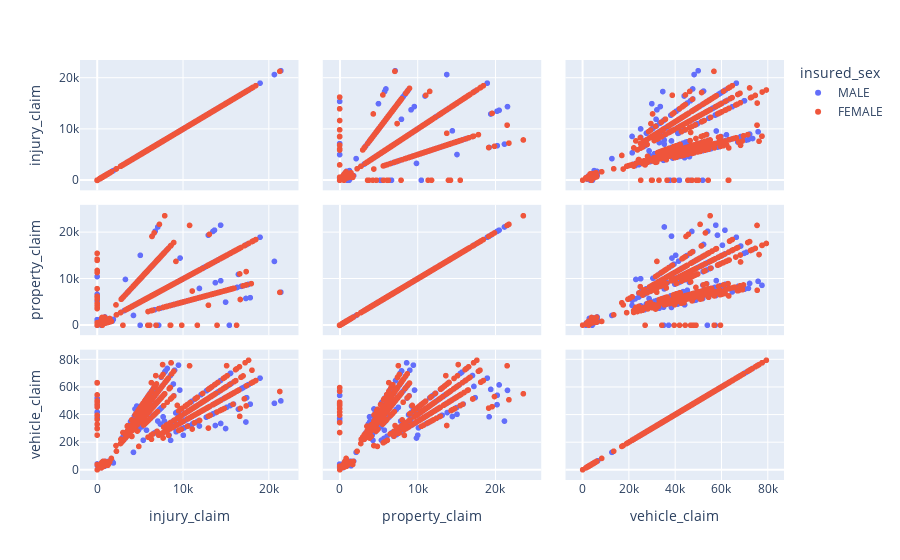

The cell this chart's notebook holds for it:
### Code cell
fig = px.scatter_matrix(df, dimensions=["injury_claim", "property_claim", "vehicle_claim"], color = "insured_sex")
fig.show()

### Figure 1 — Plotly figure (JSON) as saved in the notebook; plotly's stock layout.template omitted (floating-point values rounded to 4 significant figures; data arrays with more than 128 entries replaced by an {"elided": "..."} marker saying what was removed)
{"data": [{"dimensions": [{"axis": {"matches": true}, "label": "injury_claim", "values": {"elided": "463 int values"}}, {"axis": {"matches": true}, "label": "property_claim", "values": {"elided": "463 int values"}}, {"axis": {"matches": true}, "label": "vehicle_claim", "values": {"elided": "463 int values"}}], "hovertemplate": "insured_sex=MALE<br>%{xaxis.title.text}=%{x}<br>%{yaxis.title.text}=%{y}<extra></extra>", "legendgroup": "MALE", "marker": {"color": "#636efa", "symbol": "circle"}, "name": "MALE", "showlegend": true, "type": "splom"}, {"dimensions": [{"axis": {"matches": true}, "label": "injury_claim", "values": {"elided": "537 int values"}}, {"axis": {"matches": true}, "label": "property_claim", "values": {"elided": "537 int values"}}, {"axis": {"matches": true}, "label": "vehicle_claim", "values": {"elided": "537 int values"}}], "hovertemplate": "insured_sex=FEMALE<br>%{xaxis.title.text}=%{x}<br>%{yaxis.title.text}=%{y}<extra></extra>", "legendgroup": "FEMALE", "marker": {"color": "#EF553B", "symbol": "circle"}, "name": "FEMALE", "showlegend": true, "type": "splom"}], "layout": {"dragmode": "select", "legend": {"title": {"text": "insured_sex"}, "tracegroupgap": 0}, "margin": {"t": 60}}}
